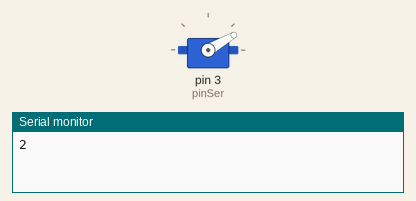
Simulated run of this sketch. Board: Arduino Uno, built with avr-gcc and run on an emulated ATmega328P. On the bench: servo, the last lines printed to the serial monitor. Random numbers use the default seed unless the sketch sets one.

Above: at 0.1 s.
At 7.1 s:
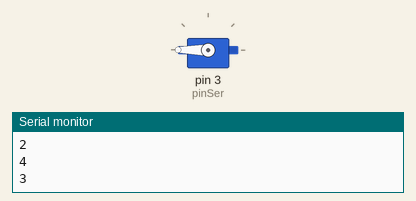
At 36.1 s:
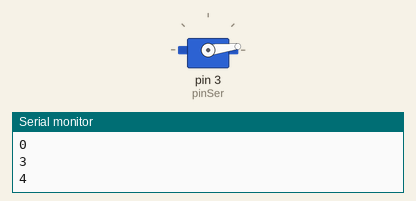
Timing chart, 0 to 40.0 s (numbered marks = the images above):
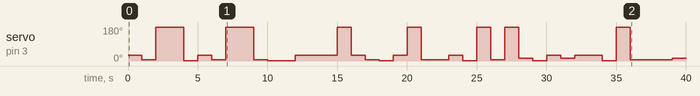

Measured:
- by itself, servo on pin 3 (pinSer): 30° → 7° at 1.0 s, → 180° 1.0 s later, → 2° 2.0 s later, → 30° 1.0 s later, … (30 changes in this stretch)

The sketch:

02-servo-listas-y-random.ino
```cpp
#include <Servo.h>
Servo myservo;
int pinSer = 3;

// Creamos una lista de valores
int miLista[] = { 2, 15, 30, 180, 7 };

// Creamos una variable llamada dado
// que en el loop almacernará números aleatorios
int dado;

void setup() {
  myservo.attach(pinSer);
  Serial.begin(9600);
}

void loop() {
  comportamiento1();
}

//Creamos una función con un comportamiento de movimiento
void comportamiento1() {
  //Instrucción 1: dame un número aleatorio
  // random(5) me dará un número entre 0 y 4
  dado = random(5);

  // Instrucción 2: imprime el valor de dado
  Serial.println(dado);

  // Instrucción 3: mover el motor a un valor aleatorio de la lista
  myservo.write(miLista[dado]);

  // Instrucción 4: espera
  delay(1000);
}
```
